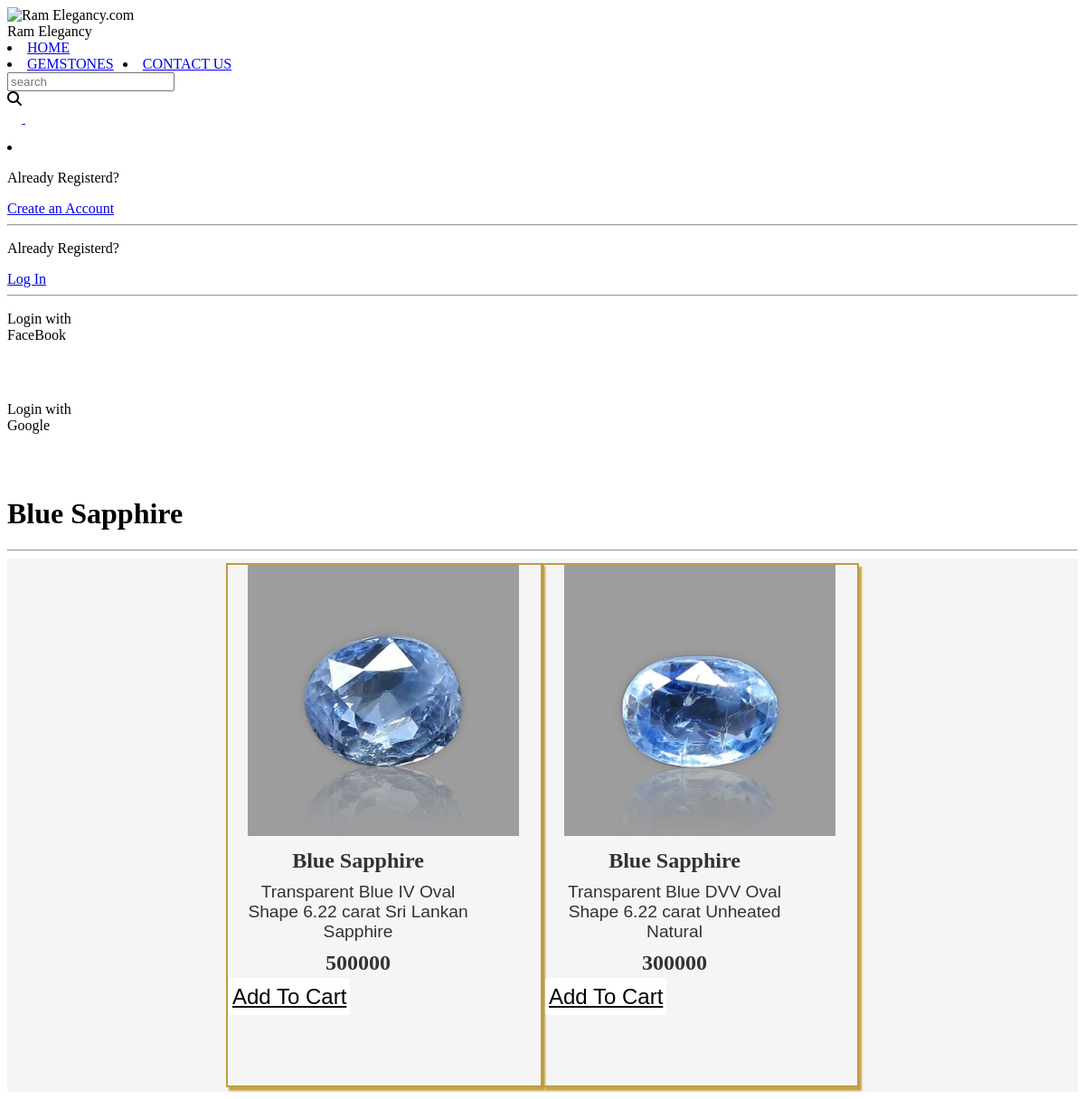
The app's page /ram_app/b_sapphire/ with its own data.
### ram_app/models.py (models this page shows, shortened)
class P_blue_sapphire(models.Model):
    bs_id=models.AutoField
    bs_name=models.CharField(max_length=30)
    image=models.ImageField(upload_to="bs_images",default="")
    d_color=models.CharField(max_length=30)
    d_clearity=models.CharField(max_length=20)
    d_shape=models.CharField(max_length=20)
    d_carat=models.CharField(max_length=20)
    price=models.IntegerField(default=0)
    d_desc=models.CharField(max_length=30)
    pub_date=models.DateField()

### ram_app/views.py (the view)
# urls.py: path('b_sapphire/',views.b_sapphire, name="Blue Sapphire"),
def b_sapphire(request):
    b_sapphire_list=P_blue_sapphire.objects.all()
    n= len(b_sapphire_list)
    nSlides= n//4 + ceil((n/4) + (n//4))
    params={'no_of_slides':nSlides, 'range':range(1,nSlides), 'b_sapphire_list':b_sapphire_list}
    return render(request,'ram_app/b_sapphire.html',params)

### ram_app/templates/ram_app/b_sapphire.html (shortened to what this page needs)
{% extends 'ram_app/basic.html' %}
{% load static %}
{% block css %}
<link rel="stylesheet" href="{% static 'r_assets/rcss/style.css' %}">{% endblock %}
{% block body %}
<h1>Blue Sapphire</h1>
<hr>
<div class="container">
    <div class="row">
        {% for i in b_sapphire_list %}
        <div class="col" style=" margin: 5px 0px; ">
            <div class="card" style="width: 18rem;">
                <img src="/media/{{i.image}}" alt="...">
                <div class="card-body">
                    <h5 class="card-title">{{i.bs_name}}</h5>
                    <p class="card-text">{{i.d_color}} {{i.d_clearity}} {{i.d_shape}} {{i.d_carat}} carat {{i.d_desc}}</p>
                    <h5>{{i.price}}</h5>
                    <a href="#" class="btn btn-success">Add To Cart</a>
                </div>
            </div>
        </div>
{% endfor %}
    </div>
</div>
{% endblock %}

### ram_app/static/r_assets/rcss/style.css (style rules this page uses)
* { box-sizing: border-box; }
.row:after { content: ""; display: table; clear: both; }
.container { background-color: whitesmoke; }
.container .row { display: flex; flex-wrap: wrap; align-items: center; justify-content: center; }
.container .row .col { height: 120px; width: 115px; border: 0px solid rgb(197, 195, 189); margin: 10px 20px; box-shadow: 3px 4px 2px rgb(197, 195, 189); }
.container .row .col .card { justify-content: center; align-items: center; height: 250px; width: 200px; }
.container .row .col .card img { margin-left: 22px; justify-content: center; align-items: center; height: 70px; width: 70px; }
.container .row .col .card h5 { font-family: 'Playfair Display', serif; color: rgb(51, 51, 45); justify-content: center; text-align: center; font-size: 1.5rem; margin: 2px 7px; }
.container .row .col .card p { font-family: Arial, Helvetica, sans-serif; color: rgb(51, 51, 45); text-align: center; font-size: 1.2rem; margin: 2px 30px; }
h5 { font-family: 'Playfair Display', serif; color: rgb(51, 51, 45); justify-content: center; text-align: center; font-size: 1.2rem; margin: 10px 15px; }
.btn { margin: 1px; justify-content: center; align-items: center; padding: 5px 2px; border: 2px solid white; border-radius: 4px; background-color: white; color: black; font-family: 'Rubik', sans-serif; font-size: 1.5rem; transition: all 0.2s ease-out 0s; }

### ram_app/templates/ram_app/b_sapphire.html (style rules this page uses)
.container { background-color: whitesmoke; }
.container .row { display: flex; align-items: center; justify-content: center; }
.container .row .col { height: 580px; width: 350px; border: 2px solid rgb(190, 156, 68); margin: 10px 20px; box-shadow: 3px 4px 2px rgb(199, 162, 69); }
.container .row .col .card { justify-content: center; align-items: center; height: 350px; width: 300px; }
.container .row .col .card img { margin-left: 22px; justify-content: center; align-items: center; height: 300px; width: 300px; }
.container .row .col .card h5 { font-family: 'Playfair Display', serif; color: rgb(51, 51, 45); text-align: center; font-size: 1.5rem; margin:10px; }
.container .row .col .card p { font-family: Arial, Helvetica, sans-serif; color: rgb(51, 51, 45); text-align: center; font-size: 1.2rem; margin:10px; }
.btn { margin:1px; justify-content: center; align-items: center; padding: 5px 2px; border: 2px solid white; border-radius: 4px; background-color: white; color: black; font-family: 'Rubik', sans-serif; font-size: 1.5rem; transition: all 0.2s ease-out 0s; }

### records on screen
P_blue_sapphire: image (picture), bs_name "Blue Sapphire", d_color "Transparent Blue", d_clearity "IV", d_shape "Oval Shape", d_carat "6.22", d_desc "Sri Lankan Sapphire", price "500000"
P_blue_sapphire: image (picture), bs_name "Blue Sapphire", d_color "Transparent Blue", d_clearity "DVV", d_shape "Oval Shape", d_carat "6.22", d_desc "Unheated Natural", price "300000"
